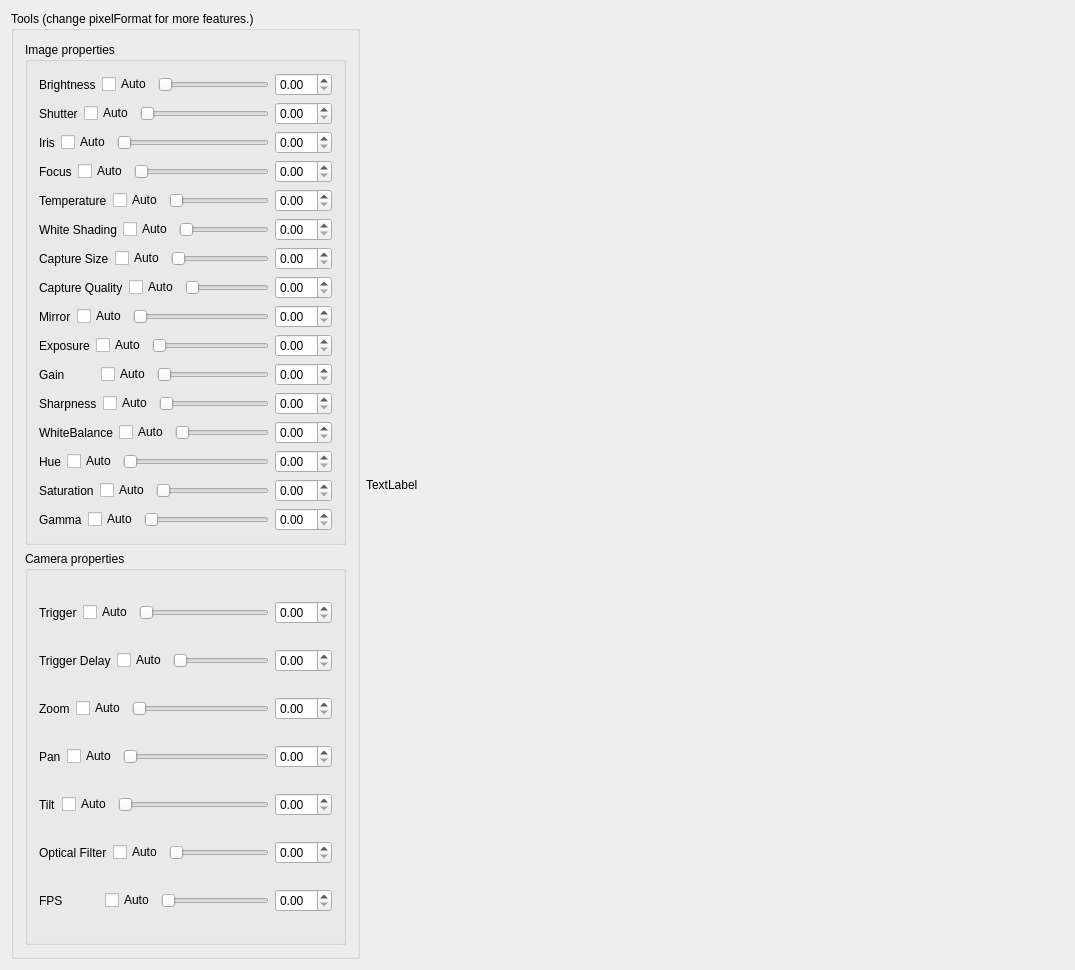
<?xml version="1.0" encoding="UTF-8"?>
<ui version="4.0">
 <class>AravisGigEControllerGUI</class>
 <widget class="QWidget" name="AravisGigEControllerGUI">
  <property name="geometry">
   <rect>
    <x>0</x>
    <y>0</y>
    <width>1075</width>
    <height>970</height>
   </rect>
  </property>
  <property name="windowTitle">
   <string>AravisGigEControllerGUI</string>
  </property>
  <layout class="QHBoxLayout" name="horizontalLayout_20" stretch="1,2">
   <item>
    <widget class="QGroupBox" name="groupBox">
     <property name="title">
      <string>Tools (change pixelFormat for more features.)</string>
     </property>
     <property name="checkable">
      <bool>false</bool>
     </property>
     <layout class="QVBoxLayout" name="verticalLayout_3">
      <item>
       <widget class="QGroupBox" name="imageGroupBox">
        <property name="title">
         <string>Image properties</string>
        </property>
        <layout class="QVBoxLayout" name="verticalLayout_2">
         <item>
          <layout class="QHBoxLayout" name="brightnessLayout">
           <item>
            <widget class="QLabel" name="brightnessLabel">
             <property name="text">
              <string>Brightness</string>
             </property>
            </widget>
           </item>
           <item>
            <widget class="QCheckBox" name="brightnesscheckBox">
             <property name="text">
              <string>Auto</string>
             </property>
            </widget>
           </item>
           <item>
            <widget class="QSlider" name="brightnessSlider">
             <property name="orientation">
              <enum>Qt::Horizontal</enum>
             </property>
            </widget>
           </item>
           <item>
            <widget class="QDoubleSpinBox" name="brightnessSpinBox"/>
           </item>
          </layout>
         </item>
         <item>
          <layout class="QHBoxLayout" name="shutterLayout">
           <item>
            <widget class="QLabel" name="shutterLabel">
             <property name="text">
              <string>Shutter</string>
             </property>
            </widget>
           </item>
           <item>
            <widget class="QCheckBox" name="shuttercheckBox">
             <property name="text">
              <string>Auto</string>
             </property>
            </widget>
           </item>
           <item>
            <widget class="QSlider" name="shutterSlider">
             <property name="orientation">
              <enum>Qt::Horizontal</enum>
             </property>
            </widget>
           </item>
           <item>
            <widget class="QDoubleSpinBox" name="shutterSpinBox"/>
           </item>
          </layout>
         </item>
         <item>
          <layout class="QHBoxLayout" name="irisLayout">
           <item>
            <widget class="QLabel" name="irisLabel">
             <property name="text">
              <string>Iris</string>
             </property>
            </widget>
           </item>
           <item>
            <widget class="QCheckBox" name="irischeckBox">
             <property name="text">
              <string>Auto</string>
             </property>
            </widget>
           </item>
           <item>
            <widget class="QSlider" name="irisSlider">
             <property name="orientation">
              <enum>Qt::Horizontal</enum>
             </property>
            </widget>
           </item>
           <item>
            <widget class="QDoubleSpinBox" name="irisSpinBox"/>
           </item>
          </layout>
         </item>
         <item>
          <layout class="QHBoxLayout" name="focusLayout">
           <item>
            <widget class="QLabel" name="focusLabel">
             <property name="text">
              <string>Focus</string>
             </property>
            </widget>
           </item>
           <item>
            <widget class="QCheckBox" name="focuscheckBox">
             <property name="text">
              <string>Auto</string>
             </property>
            </widget>
           </item>
           <item>
            <widget class="QSlider" name="focusSlider">
             <property name="orientation">
              <enum>Qt::Horizontal</enum>
             </property>
            </widget>
           </item>
           <item>
            <widget class="QDoubleSpinBox" name="focusSpinBox"/>
           </item>
          </layout>
         </item>
         <item>
          <layout class="QHBoxLayout" name="temperatureLayout">
           <item>
            <widget class="QLabel" name="temperatureLabel">
             <property name="text">
              <string>Temperature</string>
             </property>
            </widget>
           </item>
           <item>
            <widget class="QCheckBox" name="temperaturecheckBox">
             <property name="text">
              <string>Auto</string>
             </property>
            </widget>
           </item>
           <item>
            <widget class="QSlider" name="temperatureSlider">
             <property name="orientation">
              <enum>Qt::Horizontal</enum>
             </property>
            </widget>
           </item>
           <item>
            <widget class="QDoubleSpinBox" name="temperatureSpinBox"/>
           </item>
          </layout>
         </item>
         <item>
          <layout class="QHBoxLayout" name="whiteShadingLayout">
           <item>
            <widget class="QLabel" name="whiteShadingLabel">
             <property name="text">
              <string>White Shading</string>
             </property>
            </widget>
           </item>
           <item>
            <widget class="QCheckBox" name="whiteShadingcheckBox">
             <property name="text">
              <string>Auto</string>
             </property>
            </widget>
           </item>
           <item>
            <widget class="QSlider" name="whiteShadingSlider">
             <property name="orientation">
              <enum>Qt::Horizontal</enum>
             </property>
            </widget>
           </item>
           <item>
            <widget class="QDoubleSpinBox" name="whiteShadingSpinBox"/>
           </item>
          </layout>
         </item>
         <item>
          <layout class="QHBoxLayout" name="captureSizeLayout">
           <item>
            <widget class="QLabel" name="captureSizeLabel">
             <property name="text">
              <string>Capture Size</string>
             </property>
            </widget>
           </item>
           <item>
            <widget class="QCheckBox" name="captureSizecheckBox">
             <property name="text">
              <string>Auto</string>
             </property>
            </widget>
           </item>
           <item>
            <widget class="QSlider" name="captureSizeSlider">
             <property name="orientation">
              <enum>Qt::Horizontal</enum>
             </property>
            </widget>
           </item>
           <item>
            <widget class="QDoubleSpinBox" name="captureSizeSpinBox"/>
           </item>
          </layout>
         </item>
         <item>
          <layout class="QHBoxLayout" name="captureQualityLayout">
           <item>
            <widget class="QLabel" name="captureQualityLabel">
             <property name="text">
              <string>Capture Quality</string>
             </property>
            </widget>
           </item>
           <item>
            <widget class="QCheckBox" name="captureQualitycheckBox">
             <property name="text">
              <string>Auto</string>
             </property>
            </widget>
           </item>
           <item>
            <widget class="QSlider" name="captureQualitySlider">
             <property name="orientation">
              <enum>Qt::Horizontal</enum>
             </property>
            </widget>
           </item>
           <item>
            <widget class="QDoubleSpinBox" name="captureQualitySpinBox"/>
           </item>
          </layout>
         </item>
         <item>
          <layout class="QHBoxLayout" name="mirrorLayout">
           <item>
            <widget class="QLabel" name="mirrorLabel">
             <property name="text">
              <string>Mirror</string>
             </property>
            </widget>
           </item>
           <item>
            <widget class="QCheckBox" name="mirrorcheckBox">
             <property name="text">
              <string>Auto</string>
             </property>
            </widget>
           </item>
           <item>
            <widget class="QSlider" name="mirrorSlider">
             <property name="orientation">
              <enum>Qt::Horizontal</enum>
             </property>
            </widget>
           </item>
           <item>
            <widget class="QDoubleSpinBox" name="mirrorSpinBox"/>
           </item>
          </layout>
         </item>
         <item>
          <layout class="QHBoxLayout" name="exposureLayout">
           <item>
            <widget class="QLabel" name="exposureLabel">
             <property name="text">
              <string>Exposure</string>
             </property>
            </widget>
           </item>
           <item>
            <widget class="QCheckBox" name="exposurecheckBox">
             <property name="text">
              <string>Auto</string>
             </property>
            </widget>
           </item>
           <item>
            <widget class="QSlider" name="exposureSlider">
             <property name="orientation">
              <enum>Qt::Horizontal</enum>
             </property>
            </widget>
           </item>
           <item>
            <widget class="QDoubleSpinBox" name="exposureSpinBox"/>
           </item>
          </layout>
         </item>
         <item>
          <layout class="QHBoxLayout" name="gainLayout">
           <item>
            <widget class="QLabel" name="gainLabel">
             <property name="text">
              <string>Gain         </string>
             </property>
            </widget>
           </item>
           <item>
            <widget class="QCheckBox" name="gaincheckBox">
             <property name="text">
              <string>Auto</string>
             </property>
            </widget>
           </item>
           <item>
            <widget class="QSlider" name="gainSlider">
             <property name="orientation">
              <enum>Qt::Horizontal</enum>
             </property>
            </widget>
           </item>
           <item>
            <widget class="QDoubleSpinBox" name="gainSpinBox"/>
           </item>
          </layout>
         </item>
         <item>
          <layout class="QHBoxLayout" name="sharpnessLayout" stretch="0,0,0">
           <item>
            <widget class="QLabel" name="sharpnessLabel">
             <property name="text">
              <string>Sharpness</string>
             </property>
            </widget>
           </item>
           <item>
            <widget class="QCheckBox" name="sharpnesscheckBox">
             <property name="text">
              <string>Auto</string>
             </property>
            </widget>
           </item>
           <item>
            <widget class="QSlider" name="sharpnessSlider">
             <property name="orientation">
              <enum>Qt::Horizontal</enum>
             </property>
            </widget>
           </item>
           <item>
            <widget class="QDoubleSpinBox" name="sharpnessSpinBox"/>
           </item>
          </layout>
         </item>
         <item>
          <layout class="QHBoxLayout" name="whiteBalanceLayout">
           <item>
            <widget class="QLabel" name="whiteBalanceLabel">
             <property name="text">
              <string>WhiteBalance</string>
             </property>
            </widget>
           </item>
           <item>
            <widget class="QCheckBox" name="whiteBalancecheckBox">
             <property name="text">
              <string>Auto</string>
             </property>
            </widget>
           </item>
           <item>
            <widget class="QSlider" name="whiteBalanceSlider">
             <property name="orientation">
              <enum>Qt::Horizontal</enum>
             </property>
            </widget>
           </item>
           <item>
            <widget class="QDoubleSpinBox" name="whiteBalanceSpinBox"/>
           </item>
          </layout>
         </item>
         <item>
          <layout class="QHBoxLayout" name="hueLayout">
           <item>
            <widget class="QLabel" name="hueLabel">
             <property name="text">
              <string>Hue</string>
             </property>
            </widget>
           </item>
           <item>
            <widget class="QCheckBox" name="huecheckBox">
             <property name="text">
              <string>Auto</string>
             </property>
            </widget>
           </item>
           <item>
            <widget class="QSlider" name="hueSlider">
             <property name="orientation">
              <enum>Qt::Horizontal</enum>
             </property>
            </widget>
           </item>
           <item>
            <widget class="QDoubleSpinBox" name="hueSpinBox"/>
           </item>
          </layout>
         </item>
         <item>
          <layout class="QHBoxLayout" name="saturationLayout">
           <item>
            <widget class="QLabel" name="saturationLabel">
             <property name="text">
              <string>Saturation</string>
             </property>
            </widget>
           </item>
           <item>
            <widget class="QCheckBox" name="saturationcheckBox">
             <property name="text">
              <string>Auto</string>
             </property>
            </widget>
           </item>
           <item>
            <widget class="QSlider" name="saturationSlider">
             <property name="orientation">
              <enum>Qt::Horizontal</enum>
             </property>
            </widget>
           </item>
           <item>
            <widget class="QDoubleSpinBox" name="saturationSpinBox"/>
           </item>
          </layout>
         </item>
         <item>
          <layout class="QHBoxLayout" name="gammaLayout">
           <item>
            <widget class="QLabel" name="gammaLabel">
             <property name="text">
              <string>Gamma</string>
             </property>
            </widget>
           </item>
           <item>
            <widget class="QCheckBox" name="gammacheckBox">
             <property name="text">
              <string>Auto</string>
             </property>
            </widget>
           </item>
           <item>
            <widget class="QSlider" name="gammaSlider">
             <property name="orientation">
              <enum>Qt::Horizontal</enum>
             </property>
            </widget>
           </item>
           <item>
            <widget class="QDoubleSpinBox" name="gammaSpinBox"/>
           </item>
          </layout>
         </item>
        </layout>
       </widget>
      </item>
      <item>
       <widget class="QGroupBox" name="cameraGroupBox">
        <property name="title">
         <string>Camera properties</string>
        </property>
        <property name="checkable">
         <bool>false</bool>
        </property>
        <layout class="QVBoxLayout" name="verticalLayout">
         <item>
          <layout class="QHBoxLayout" name="triggerLayout">
           <item>
            <widget class="QLabel" name="triggerLabel">
             <property name="text">
              <string>Trigger</string>
             </property>
            </widget>
           </item>
           <item>
            <widget class="QCheckBox" name="triggercheckBox">
             <property name="text">
              <string>Auto</string>
             </property>
            </widget>
           </item>
           <item>
            <widget class="QSlider" name="triggerSlider">
             <property name="orientation">
              <enum>Qt::Horizontal</enum>
             </property>
            </widget>
           </item>
           <item>
            <widget class="QDoubleSpinBox" name="triggerSpinBox"/>
           </item>
          </layout>
         </item>
         <item>
          <layout class="QHBoxLayout" name="triggerDelayLayout">
           <item>
            <widget class="QLabel" name="triggerDelayLabel">
             <property name="text">
              <string>Trigger Delay</string>
             </property>
            </widget>
           </item>
           <item>
            <widget class="QCheckBox" name="triggerDelaycheckBox">
             <property name="text">
              <string>Auto</string>
             </property>
            </widget>
           </item>
           <item>
            <widget class="QSlider" name="triggerDelaySlider">
             <property name="orientation">
              <enum>Qt::Horizontal</enum>
             </property>
            </widget>
           </item>
           <item>
            <widget class="QDoubleSpinBox" name="triggerDelaySpinBox"/>
           </item>
          </layout>
         </item>
         <item>
          <layout class="QHBoxLayout" name="zoomLayout">
           <item>
            <widget class="QLabel" name="zoomLabel">
             <property name="text">
              <string>Zoom</string>
             </property>
            </widget>
           </item>
           <item>
            <widget class="QCheckBox" name="zoomcheckBox">
             <property name="text">
              <string>Auto</string>
             </property>
            </widget>
           </item>
           <item>
            <widget class="QSlider" name="zoomSlider">
             <property name="orientation">
              <enum>Qt::Horizontal</enum>
             </property>
            </widget>
           </item>
           <item>
            <widget class="QDoubleSpinBox" name="zoomSpinBox"/>
           </item>
          </layout>
         </item>
         <item>
          <layout class="QHBoxLayout" name="panLayout">
           <item>
            <widget class="QLabel" name="panLabel">
             <property name="text">
              <string>Pan</string>
             </property>
            </widget>
           </item>
           <item>
            <widget class="QCheckBox" name="pancheckBox">
             <property name="text">
              <string>Auto</string>
             </property>
            </widget>
           </item>
           <item>
            <widget class="QSlider" name="panSlider">
             <property name="orientation">
              <enum>Qt::Horizontal</enum>
             </property>
            </widget>
           </item>
           <item>
            <widget class="QDoubleSpinBox" name="panSpinBox"/>
           </item>
          </layout>
         </item>
         <item>
          <layout class="QHBoxLayout" name="tiltLayout">
           <item>
            <widget class="QLabel" name="tiltLabel">
             <property name="text">
              <string>Tilt</string>
             </property>
            </widget>
           </item>
           <item>
            <widget class="QCheckBox" name="tiltcheckBox">
             <property name="text">
              <string>Auto</string>
             </property>
            </widget>
           </item>
           <item>
            <widget class="QSlider" name="tiltSlider">
             <property name="orientation">
              <enum>Qt::Horizontal</enum>
             </property>
            </widget>
           </item>
           <item>
            <widget class="QDoubleSpinBox" name="tiltSpinBox"/>
           </item>
          </layout>
         </item>
         <item>
          <layout class="QHBoxLayout" name="opticalFilterLayout">
           <item>
            <widget class="QLabel" name="opticalFilterLabel">
             <property name="text">
              <string>Optical Filter</string>
             </property>
            </widget>
           </item>
           <item>
            <widget class="QCheckBox" name="opticalFiltercheckBox">
             <property name="text">
              <string>Auto</string>
             </property>
            </widget>
           </item>
           <item>
            <widget class="QSlider" name="opticalFilterSlider">
             <property name="orientation">
              <enum>Qt::Horizontal</enum>
             </property>
            </widget>
           </item>
           <item>
            <widget class="QDoubleSpinBox" name="opticalFilterSpinBox"/>
           </item>
          </layout>
         </item>
         <item>
          <layout class="QHBoxLayout" name="fpsLayout">
           <item>
            <widget class="QLabel" name="fpsLabel">
             <property name="text">
              <string>FPS           </string>
             </property>
            </widget>
           </item>
           <item>
            <widget class="QCheckBox" name="fpscheckBox">
             <property name="text">
              <string>Auto</string>
             </property>
            </widget>
           </item>
           <item>
            <widget class="QSlider" name="fpsSlider">
             <property name="orientation">
              <enum>Qt::Horizontal</enum>
             </property>
            </widget>
           </item>
           <item>
            <widget class="QDoubleSpinBox" name="fpsSpinBox"/>
           </item>
          </layout>
         </item>
        </layout>
       </widget>
      </item>
     </layout>
    </widget>
   </item>
   <item>
    <widget class="QLabel" name="cameraView">
     <property name="text">
      <string>TextLabel</string>
     </property>
    </widget>
   </item>
  </layout>
 </widget>
 <layoutdefault spacing="6" margin="11"/>
 <resources/>
 <connections/>
</ui>
